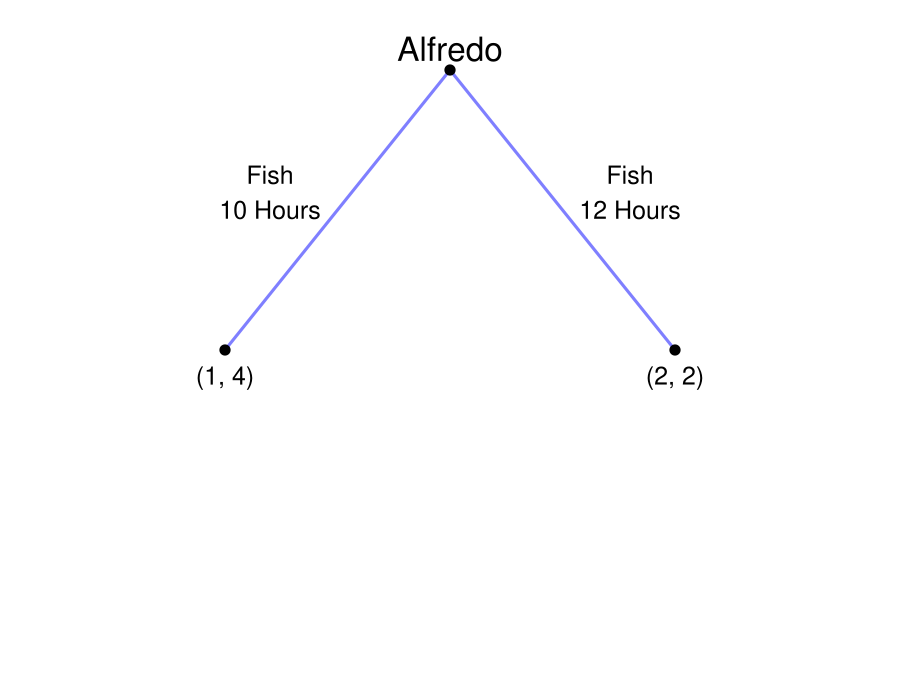

This chart was generated by the following R code:
require(shape)
pdf(file = "people/sequential_fishermen_player1.pdf", width = 9, height = 7)

#Set parameters for graphics
axislabelsize <- 1.5
labelsize <- 2
actionlabelsize <- 1.5
graphlinewidth <- 3
segmentlinewidth <- 2
nodesize <- 1.5

COL <- c("#7fc97f", "#beaed4", "#fdc086", "#ffff99", "#386cb0", "#f0027f", "#bf5b17", "#666666")
COLA <- c("#99d8c9","#66c2a4","#41ae76", "#238b45", "#005824")
COLB <- c("#4eb3d3", "#2b8cbe", "#0868ac","#084081")

par(mar =  c(0, 0, 0, 0))

xlims <- c(0, 10)
ylims <- c(0, 10)

npts <- 501 
x <- seq(xlims[1], xlims[2], length.out = npts)
y <- seq(ylims[1], ylims[2], length.out = npts) 

plot(0, 0, xlim = xlims, ylim = ylims, type = "n",
     xlab = expression(paste("")),
     ylab = expression(paste("")), 
     xaxt = "n", 
     yaxt = "n", 
     cex.lab = axislabelsize, 
     bty = "n",
     xaxs="i", 
     yaxs="i")

ticksy <- seq(from = 0, to = ylims[2], by = 2)
ylabels <- seq(from = 0, to = ylims[2], by = 2)
ticksx <- seq(from = 0, to = xlims[2], by = 2)
xlabels <- seq(from = 0, to = xlims[2], by = 2)

#Branches for Alfredo
#Fish 10
segments(5, 9, 2.5, 5, lty = 1, col = rgb(0, 0, 1, 0.5), lwd = graphlinewidth)
#Fish 12
segments(5, 9, 7.5, 5, lty = 1, col = rgb(0, 0, 1, 0.5), lwd = graphlinewidth)
#Initial node
points(5, 9, pch = 16, col = "black", cex = nodesize)

#P1 Nodes
points(2.5, 5, pch = 16, col = "black", cex = nodesize)
points(7.5, 5, pch = 16, col = "black", cex = nodesize)


text(5, 9.3, expression(paste("Alfredo")), cex = labelsize)

text(3, 7.5, expression(paste("Fish")), cex = actionlabelsize)
text(3, 7, expression(paste("10 Hours")), cex = actionlabelsize)
text(7, 7.5, expression(paste("Fish")), cex = actionlabelsize)
text(7, 7, expression(paste("12 Hours")), cex = actionlabelsize)

#Payoffs 
text(2.5, 4.6, expression("(1, 4)"), cex = actionlabelsize)
text(7.5, 4.6, expression("(2, 2)"), cex = actionlabelsize)

dev.off()
